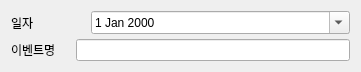
      <widget class="QWidget" name="verticalLayoutWidget">
       <property name="geometry">
        <rect>
         <x>10</x>
         <y>60</y>
         <width>361</width>
         <height>71</height>
        </rect>
       </property>
       <layout class="QVBoxLayout" name="verticalLayout">
        <property name="spacing">
         <number>5</number>
        </property>
        <item>
         <layout class="QHBoxLayout" name="horizontalLayout_34">
          <property name="spacing">
           <number>57</number>
          </property>
          <item>
           <widget class="QLabel" name="label_15">
            <property name="sizePolicy">
             <sizepolicy hsizetype="Fixed" vsizetype="Preferred">
              <horstretch>0</horstretch>
              <verstretch>0</verstretch>
             </sizepolicy>
            </property>
            <property name="text">
             <string>일자</string>
            </property>
           </widget>
          </item>
          <item>
           <widget class="QDateEdit" name="dateEdit_10">
            <property name="sizePolicy">
             <sizepolicy hsizetype="Minimum" vsizetype="Fixed">
              <horstretch>0</horstretch>
              <verstretch>0</verstretch>
             </sizepolicy>
            </property>
            <property name="calendarPopup">
             <bool>true</bool>
            </property>
           </widget>
          </item>
         </layout>
        </item>
        <item>
         <layout class="QHBoxLayout" name="horizontalLayout_9">
          <property name="spacing">
           <number>20</number>
          </property>
          <item>
           <widget class="QLabel" name="label_2">
            <property name="text">
             <string>이벤트명</string>
            </property>
           </widget>
          </item>
          <item>
           <widget class="QLineEdit" name="lineEdit_13"/>
          </item>
         </layout>
        </item>
       </layout>
      </widget>
